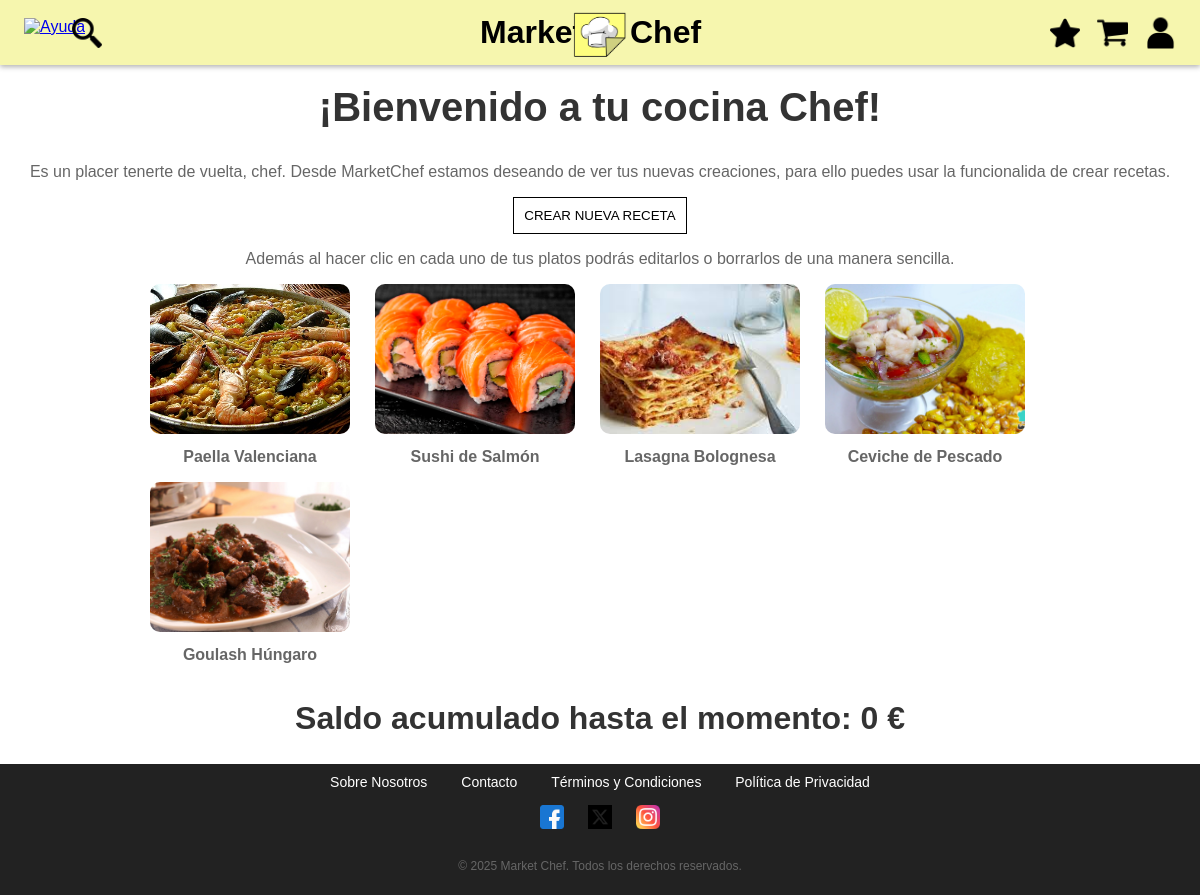
Screenshot of /estrellaMichelin.php (signed in) with the database file from the repository.
### tables this page shows
CREATE TABLE `usuarios` (
 `ID` int(11) NOT NULL AUTO_INCREMENT,
 `Nombre` varchar(100) NOT NULL,
 `Apellidos` varchar(100) NOT NULL,
 `Email` varchar(100) NOT NULL,
 `Rol` enum('Admin','User','Chef') NOT NULL DEFAULT 'User',
 `Password` varchar(250) NOT NULL COMMENT 'Se guarda el Hash',
 PRIMARY KEY (`ID`),
 UNIQUE KEY `Email` (`Email`)
);

CREATE TABLE `recetas` (
 `ID` int(11) NOT NULL AUTO_INCREMENT,
 `Nombre` varchar(100) NOT NULL,
 `Autor` int(11) NOT NULL,
 `Descripcion` text NOT NULL,
 `Pasos` json NOT NULL,
 `Tiempo` int(11) NOT NULL,
 `Precio` double NOT NULL,
 `Fecha_Creacion` timestamp NOT NULL DEFAULT current_timestamp(),
 `Valoracion` double DEFAULT NULL,
  `Ruta` varchar(100) NOT NULL,
 PRIMARY KEY (`ID`),
 KEY `fk_recetas_autor` (`Autor`),
 CONSTRAINT `fk_recetas_autor` FOREIGN KEY (`Autor`) REFERENCES `usuarios` (`ID`) ON DELETE CASCADE ON UPDATE CASCADE
);

CREATE TABLE `chefs` (
 `Usuario` int(11) NOT NULL,
 `DNI` varchar(9) NOT NULL,
 `Cuenta_bancaria` varchar(255) NOT NULL,
 `Saldo` double NOT NULL DEFAULT 0,
 UNIQUE KEY `DNI` (`DNI`),
 KEY `fk_c_usuario` (`Usuario`),
 CONSTRAINT `fk_c_usuario` FOREIGN KEY (`Usuario`) REFERENCES `usuarios` (`ID`) ON DELETE CASCADE ON UPDATE CASCADE
);

### estrellaMichelin.php (called while the page is built, shortened)
<?php
    require_once("includes/config.php");
    $estrellaMichelinHelper = new estrellaMichelinHelper();
    $htmlEstrellaMichelinHelper = $estrellaMichelinHelper->iniciarRol();
    require ("includes/comun/plantilla.php");

### includes/entidades/receta/recetaDAO.php (called while the page is built, shortened)
<?php
require_once(__DIR__ . "/../../config.php");
class recetaDAO extends baseDAO implements IReceta
{
    public function mostarRecetasPorAutor($userDTO)
    {
        try
        {
            $conn = application::getInstance()->getConexionBd();
            $query = "SELECT * FROM recetas WHERE Autor = ?";
            $stmt = $conn->prepare($query);
            $autor = $userDTO->getId();
            $stmt->bind_param("i", $autor);
            if($stmt->execute())
            {
                $result = $stmt->get_result();
                $recetas = [];
                if ($result->num_rows > 0)
                {
                    while ($row = $result->fetch_assoc())
                    {
                        $recetas[] = new recetaDTO(
                            $row["ID"],
                            $row["Nombre"],
                            $row["Autor"],
                            $row["Descripcion"],
                            json_decode($row["Pasos"], true),
                            $row["Tiempo"],
                            $row["Precio"],
                            $row["Fecha_Creacion"],
                            $row["Valoracion"],
                            $row["Ruta"]
                        );
                    }
                }
            }
            return $recetas;
        }
        catch(Exception $e)
        {
            throw $e;
        }
    }
}
?>

### includes/entidades/usuario/userDTO.php (called while the page is built, shortened)
<?php
class userDTO
{
    private $id;
    private $nombre;
    private $rol;
    public function __construct($id, $nombre, $apellidos, $email, $rol, $password)
    {
        $this->id = $id;
        $this->nombre = $nombre;
        $this->rol = $rol;
    }
    public function getId()
    {
        return $this->id;
    }
    public function getNombre()
    {
        return $this->nombre;
    }
    public function getRol()
    {
        return $this->rol;
    }
}
?>

### includes/entidades/usuario/userDAO.php (called while the page is built, shortened)
<?php
include_once __DIR__ . "/../../config.php";
class userDAO implements IUser
{
    public function buscaUsuario($email)
    {
        $conn = application::getInstance()->getConexionBd();
        $query = sprintf("SELECT * FROM usuarios WHERE Email='%s'", $conn->real_escape_string($email));
        $rs = $conn->query($query);
        if ($rs && $rs->num_rows == 1)
        {
            $fila = $rs->fetch_assoc();
            $user = new userDTO($fila['ID'], $fila['Nombre'], $fila['Apellidos'], $fila['Email'], $fila['Rol'], $fila['Password']);
            return $user;
        }
        return false;
    }
}
?>

### includes/entidades/usuario/userAppService.php (called while the page is built, shortened)
<?php
class userAppService
{
    private static $instance;
    public static function GetSingleton()
    {
        if (!self::$instance instanceof self)
        {
            self::$instance = new self;
        }
        return self::$instance;
    }
    public function buscarUsuario($email)
    {
        $IUserDAO = userFactory::CreateUser();
        $foundedUserDTO = $IUserDAO->buscaUsuario($email);
        if($foundedUserDTO){
            return $foundedUserDTO;
        }
        return false;
    }
}
?>

### includes/entidades/receta/recetaAppService.php (called while the page is built, shortened)
<?php
class recetaAppService
{
    private static $instance;
    public static function GetSingleton()
    {
        if (!self::$instance instanceof self)
        {
            self::$instance = new self;
        }
        return self::$instance;
    }
    public function mostarRecetasPorAutor($userDTO){
        $IRecetaDAO = recetaFactory::CreateReceta();
        return $IRecetaDAO->mostarRecetasPorAutor($userDTO);
    }
}
?>

### includes/config.php (called while the page is built, shortened)
<?php
spl_autoload_register(function ($class) {
    $prefix = 'es\\ucm\\fdi\\aw\\';
    $base_dir = __DIR__ . '/';
    $len = strlen($prefix);
    $relative_class = substr($class, $len);
    $file = $base_dir . str_replace('\\', '/', $relative_class) . '.php';
});
?>

### includes/entidades/receta/recetaDTO.php (called while the page is built, shortened)
<?php
class recetaDTO
{
    private $id;
    private $nombre;
    private $ruta;
    public function __construct($id, $nombre, $autor, $descripcion, $pasos, $tiempo, $precio, $fecha_creacion, $valoracion, $ruta)
    {
        $this->id = $id;
        $this->nombre = $nombre;
        $this->ruta = $ruta;
    }
    public function getId()
    {
        return $this->id;
    }
    public function getNombre()
    {
        return $this->nombre;
    }
    public function getRuta()
    {
        return $this->ruta;
    }
}
?>

### includes/application.php (called while the page is built, shortened)
<?php
class application
{
	private static $instancia;
	public static function getInstance()
	{
		if ( !self::$instancia instanceof self )
		{
			self::$instancia = new static();
		}
		return self::$instancia;
	}
	public function getEmail()
	{
		return $_SESSION['usuario'];
	}
}

### includes/entidades/usuario/userFactory.php (called while the page is built, shortened)
<?php
class userFactory
{
    public static function CreateUser() : IUser
    {
        return new userDAO();
    }
}
?>

### includes/entidades/chef/chefDAO.php (called while the page is built, shortened)
<?php
class chefDAO extends baseDAO implements IChef
{
    public function informacionChef($userDTO)
    {
        try
        {
            $conn = application::getInstance()->getConexionBd();
            $query = "SELECT * FROM chefs WHERE Usuario = ?";
            $stmt = $conn->prepare($query);
            $id = $userDTO->getId();
            $stmt->bind_param("i", $id);
            if($stmt->execute())
            {
                $result = $stmt->get_result();
                $chef = null;
                if ($result->num_rows > 0)
                {
                    while ($row = $result->fetch_assoc())
                    {
                        $chef = new chefDTO(
                            $row["Usuario"],
                            $row["DNI"],
                            $row["Cuenta_bancaria"],
                            $row["Saldo"]
                        );
                    }
                }
            }
                return $chef;
        }
        catch(Exception $e)
        {
            throw $e;
        }
    }
}
?>

### includes/entidades/chef/chefAppService.php (called while the page is built, shortened)
<?php
class chefAppService
{
    public function informacionChef($userDTO)
    {
        $IChefDAO = chefFactory::createChef();
        return $IChefDAO->informacionChef($userDTO);
    }
}
?>

### includes/entidades/chef/chefDTO.php (called while the page is built, shortened)
<?php
class chefDTO
{
    private $Saldo;
    public function __construct($id, $DNI, $Cuenta_Bancaria, $Saldo)
    {
        $this->Saldo = $Saldo;
    }
    public function getSaldo()
    {
        return $this->Saldo;
    }
}
?>

### includes/helpers/estrellaMichelinHelper.php (the view, shortened to what this page needs)
<?php
class estrellaMichelinHelper {
    private $user;
    public function __construct() {
        $app = application::getInstance();
        $userAppService = userAppService::GetSingleton();
        $this->user = $userAppService->buscarUsuario($app->getEmail());
    }
    public function iniciarRol() {
        $rol = $this->user->getRol();
        if($rol != 'Chef'){
            return <<<HTML
                <link rel="stylesheet" href="CSS/index.css">
                <h1>¡Conviertete en un Chef Estrella Michelin!</h1>
                <p> Si quieres ser un chef, debes ponerte en contacto con nosotros y comentarnos porqué quieres ser chef, tu experiencia y tus habilidades</p>
                <p> No te olvides de adjuntar tu DNI y tu cuenta bancaria para que podamos comprobar tu identidad y gestionar los pagos</p>
                <p> ¡Para contactar con nosotros puedes acceder a la sección de contacto o simplemente haz click <a href="contacto.php">aquí</a>!</p>
            HTML;
        }
        else{
            $recetasHTML = $this->mostrarRecetasChef();
            $chefAppService = chefAppService::GetSingleton();
            $chefDTO = $chefAppService->informacionChef($this->user);
            return <<<HTML
                <link rel="stylesheet" href="CSS/index.css">
                <h1> ¡Bienvenido a tu cocina Chef!</h1>
                <p> Es un placer tenerte de vuelta, {$this->user->getNombre()}. Desde MarketChef estamos deseando de ver tus nuevas creaciones, para ello puedes usar la funcionalida de crear recetas.</p>
                <div class="crear-receta-container">
                    <button type="button" class="send-button" onclick="location.href='crearReceta.php'">CREAR NUEVA RECETA</button>
                </div>
                <p> Además al hacer clic en cada uno de tus platos podrás editarlos o borrarlos de una manera sencilla.</p>
                {$recetasHTML}
                <h2>Saldo acumulado hasta el momento: {$chefDTO->getSaldo()} €</h2>
            HTML;
        }
    }
    public function mostrarRecetasChef() {
        $recetaAppService = recetaAppService::GetSingleton();
        $recetas = $recetaAppService->mostarRecetasPorAutor($this->user);
        $html = '<div class="recetas-container">';
        foreach ($recetas as $receta) {
            $html .= <<<HTML
                <div class="receta-card">
                    <a href="editarReceta.php?id={$receta->getId()}">
                        <img src="img/receta/{$receta->getRuta()}" alt="{$receta->getNombre()}" class="receta-imagen">
                    </a>
                    <p class="receta-titulo">{$receta->getNombre()}</p>
                </div>
            HTML;
        }
        $html .= '</div>';
        return $html;
    }
}
?>

### rows the page displays
usuarios: Nombre "chef"
recetas: Ruta (picture), Nombre "Paella Valenciana"
recetas: Ruta (picture), Nombre "Sushi de Salmón"
recetas: Ruta (picture), Nombre "Lasagna Bolognesa"
recetas: Ruta (picture), Nombre "Ceviche de Pescado"
recetas: Ruta (picture), Nombre "Goulash Húngaro"
chefs: Saldo "0"
